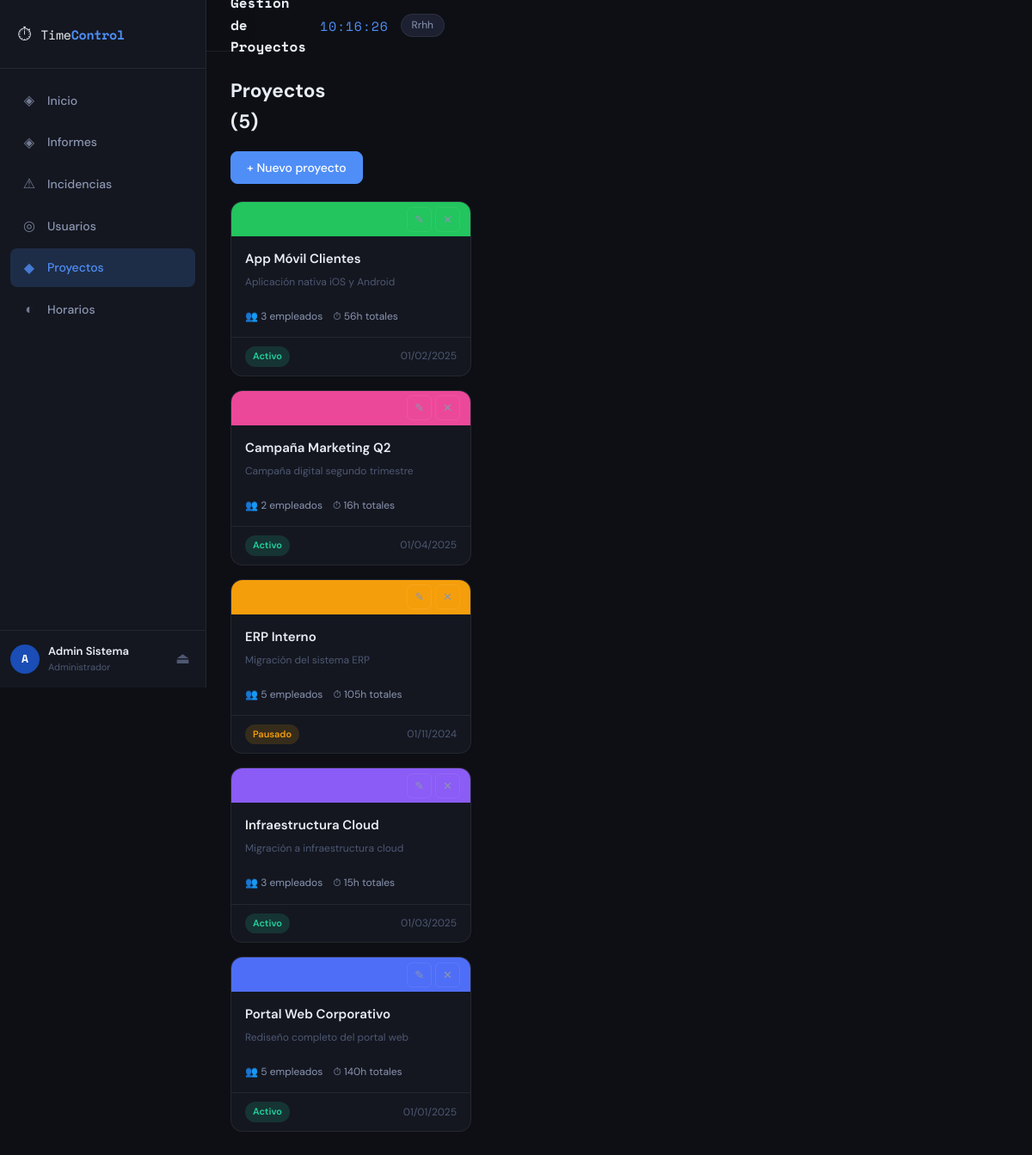
The page /index.php?action=proyectos (signed in) on the database its author committed.
### tables this page shows
CREATE TABLE proyectos (
    id          INT AUTO_INCREMENT PRIMARY KEY,
    nombre      VARCHAR(200)  NOT NULL,
    descripcion TEXT          NULL,
    estado      ENUM('activo','pausado','completado') NOT NULL DEFAULT 'activo',
    color       VARCHAR(7)    NOT NULL DEFAULT '#4F6EF7' COMMENT 'Color HEX para la UI',
    fecha_inicio DATE          NULL,
    fecha_fin   DATE          NULL,
    creado_en   DATETIME      NOT NULL DEFAULT CURRENT_TIMESTAMP
);

### app/controllers/ProyectoController.php (called while the page is built, shortened)
<?php
class ProyectoController {
    private Database $db;
    public function __construct() {
        $this->db = Database::getInstance();
    }
    public function index(): void {
        $proyectos = $this->db->query(
            "SELECT p.*,
                COUNT(DISTINCT up.id_usuario) as num_empleados,
                COALESCE(SUM(i.horas), 0) as horas_totales
             FROM proyectos p
             LEFT JOIN usuario_proyecto up ON up.id_proyecto = p.id
             LEFT JOIN imputaciones i ON i.id_proyecto = p.id
             GROUP BY p.id ORDER BY p.nombre"
        );
        require_once __DIR__ . '/../views/admin/proyectos.php';
    }
}

### config/Database.php (called while the page is built, shortened)
<?php
class Database {
    private static ?Database $instance = null;
    private PDO $pdo;
    private function __construct() {
        $dsn = sprintf(
            'mysql:host=%s;dbname=%s;charset=%s',
            DB_HOST, DB_NAME, DB_CHARSET
        );
        $options = [
            PDO::ATTR_ERRMODE            => PDO::ERRMODE_EXCEPTION,
            PDO::ATTR_DEFAULT_FETCH_MODE => PDO::FETCH_ASSOC,
            PDO::ATTR_EMULATE_PREPARES   => false,
        ];
        try {
            $this->pdo = new PDO($dsn, DB_USER, DB_PASS, $options);
        } catch (PDOException $e) {
            error_log('DB Connection error: ' . $e->getMessage());
            die(json_encode(['error' => 'Error de conexión a la base de datos']));
        }
    }
    public static function getInstance(): Database {
        if (self::$instance === null) {
            self::$instance = new self();
        }
        return self::$instance;
    }
    public function query(string $sql, array $params = []): array {
        $stmt = $this->pdo->prepare($sql);
        $stmt->execute($params);
        return $stmt->fetchAll();
    }
}

### app/views/admin/proyectos.php (the view, shortened to what this page needs)
<?php
require_once __DIR__ . '/../shared/header.php';
$estado_labels = ['activo' => 'Activo', 'pausado' => 'Pausado', 'completado' => 'Completado'];
?>
<div class="admin-section">
    <div class="toolbar">
        <h2>Proyectos (<?= count($proyectos) ?>)</h2>
        <button class="btn btn-primary" id="btnNuevoProyecto">+ Nuevo proyecto</button>
    </div>
    <div class="proyectos-grid">
        <?php foreach ($proyectos as $p): ?>
        <div class="proyecto-card" style="--project-color:<?= htmlspecialchars($p['color']) ?>">
            <div class="proyecto-card-header">
                <div class="proyecto-card-actions">
                    <button class="btn-icon" onclick='editarProyecto(<?= json_encode($p) ?>)' title="Editar">✎</button>
                    <button class="btn-icon btn-icon--danger" onclick="archivarProyecto(<?= $p['id'] ?>)" title="Archivar">✕</button>
                </div>
            </div>
            <div class="proyecto-card-body">
                <h3 class="proyecto-card-nombre"><?= htmlspecialchars($p['nombre']) ?></h3>
                <p class="proyecto-card-desc"><?= htmlspecialchars($p['descripcion'] ?? '') ?></p>
                <div class="proyecto-card-stats">
                    <span>👥 <?= $p['num_empleados'] ?> empleados</span>
                    <span>⏱ <?= number_format($p['horas_totales'], 0) ?>h totales</span>
                </div>
            </div>
            <div class="proyecto-card-footer">
                <span class="badge badge-estado badge-<?= $p['estado'] ?>"><?= $estado_labels[$p['estado']] ?></span>
                <?php if ($p['fecha_inicio']): ?>
                <span class="text-muted"><?= date('d/m/Y', strtotime($p['fecha_inicio'])) ?></span>
                <?php endif; ?>
            </div>
        </div>
        <?php endforeach; ?>
    </div>
</div>
<?php
require_once __DIR__ . '/../shared/footer.php';
?>

### public/css/main.css (style rules this page uses)
:root { --bg-body: #0d0f14; --bg-surface: #141720; --bg-elevated: #1c2030; --bg-hover: #232840; --bg-active: #2a3050; --accent: #4f8ef7; --accent-glow: rgba(79,142,247,.18); --accent-dark: #1a4db5; --accent-2: #22d3a0; --accent-warn: #f59e0b; --accent-danger: #f43f5e; --accent-info: #38bdf8; --text-primary: #e8ecf4; --text-secondary: #8b95b0; --text-muted: #4e5872; --text-inverse: #0d0f14; --border: rgba(255,255,255,.07); --border-strong: rgba(255,255,255,.14); --shadow-sm: 0 1px 4px rgba(0,0,0,.4); --shadow-md: 0 4px 20px rgba(0,0,0,.5); --shadow-lg: 0 12px 40px rgba(0,0,0,.6); --font-sans: 'DM Sans', system-ui, sans-serif; --font-mono: 'Space Mono', 'Courier New', monospace; --sidebar-w: 240px; --topbar-h: 60px; --radius: 8px; --radius-lg: 14px; --t-fast: 120ms ease; --t-normal: 220ms ease; --t-slow: 350ms ease; }
*, *::before, *::after { box-sizing: border-box; margin: 0; padding: 0; }
html { font-size: 15px; scroll-behavior: smooth; }
body { font-family: var(--font-sans); background: var(--bg-body); color: var(--text-primary); line-height: 1.6; min-height: 100vh; -webkit-font-smoothing: antialiased; }
button { cursor: pointer; font-family: inherit; }
.btn { display: inline-flex; align-items: center; gap: 7px; padding: 9px 18px; border-radius: var(--radius); border: 1px solid transparent; font-size: 14px; font-weight: 500; transition: background var(--t-fast), opacity var(--t-fast), box-shadow var(--t-fast); cursor: pointer; white-space: nowrap; text-decoration: none; }
.btn-primary { background: var(--accent); color: #fff; border-color: var(--accent); }
.btn-icon { background: none; border: 1px solid var(--border); color: var(--text-secondary); border-radius: 6px; padding: 5px 8px; font-size: 13px; transition: all var(--t-fast); }
.badge { display: inline-flex; align-items: center; gap: 4px; padding: 3px 9px; border-radius: 999px; font-size: 11px; font-weight: 600; white-space: nowrap; }
.badge-estado.badge-activo { background: rgba(34,211,160,.15); color: #22d3a0; }
.badge-estado.badge-pausado { background: rgba(245,158,11,.15); color: #f59e0b; }
.toolbar { display: flex; align-items: center; justify-content: space-between; gap: 16px; margin-bottom: 20px; flex-wrap: wrap; }
.proyectos-grid { display: grid; grid-template-columns: repeat(auto-fill, minmax(280px, 1fr)); gap: 16px; }
.proyecto-card { background: var(--bg-surface); border: 1px solid var(--border); border-radius: var(--radius-lg); overflow: hidden; transition: box-shadow var(--t-fast); }
.proyecto-card-header { height: 6px; background: var(--project-color, var(--accent)); display: flex; justify-content: flex-end; align-items: center; padding: 8px 12px; height: 40px; }
.proyecto-card-actions { display: flex; gap: 4px; }
.proyecto-card-body { padding: 14px 16px; }
.proyecto-card-nombre { font-size: 15px; font-weight: 600; margin-bottom: 6px; }
.proyecto-card-desc { font-size: 12px; color: var(--text-muted); margin-bottom: 10px; min-height: 30px; }
.proyecto-card-stats { display: flex; gap: 12px; font-size: 12px; color: var(--text-secondary); }
.proyecto-card-footer { padding: 10px 16px; border-top: 1px solid var(--border); display: flex; align-items: center; justify-content: space-between; }
.text-muted { color: var(--text-muted); font-size: 12px; }

### rows shown on the page
proyectos: nombre "App Móvil Clientes", descripcion "Aplicación nativa iOS y Android", num_empleados "3", horas_totales "56", estado "Activo", fecha_inicio "01/02/2025"
proyectos: nombre "Campaña Marketing Q2", descripcion "Campaña digital segundo trimestre", num_empleados "2", horas_totales "16", estado "Activo", fecha_inicio "01/04/2025"
proyectos: nombre "ERP Interno", descripcion "Migración del sistema ERP", num_empleados "5", horas_totales "105", estado "Pausado", fecha_inicio "01/11/2024"
proyectos: nombre "Infraestructura Cloud", descripcion "Migración a infraestructura cloud", num_empleados "3", horas_totales "15", estado "Activo", fecha_inicio "01/03/2025"
proyectos: nombre "Portal Web Corporativo", descripcion "Rediseño completo del portal web", num_empleados "5", horas_totales "140", estado "Activo", fecha_inicio "01/01/2025"

### other values the page prints
$link['icon'] "◈"
$link['label'] "Inicio"
$link['label'] "Informes"
$link['icon'] "⚠"
$link['label'] "Incidencias"
$link['icon'] "◎"
$link['label'] "Usuarios"
$link['icon'] "◆"
$link['label'] "Proyectos"
$link['icon'] "◐"
$link['label'] "Horarios"
mb_strtoupper(mb_substr($user_nombre, 0, 1)) "A"
$user_nombre "Admin Sistema"
$rol_label "Administrador"
$user_depto "Rrhh"
